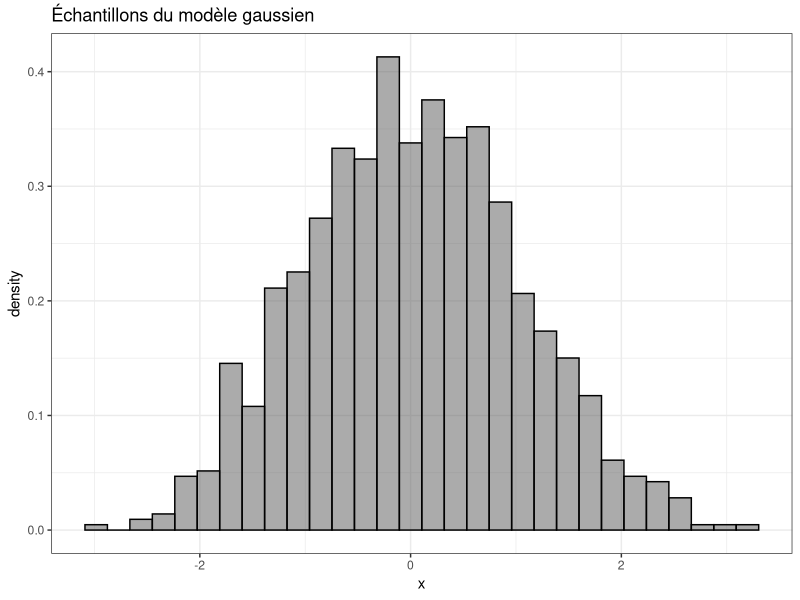

Recreate this plot in R.
# exo 1
library(tidyverse, quietly = TRUE)
N = 10000000
samples <- data.frame(x=runif(N, 0, 1), y=runif(N, 0, 1))
samples <- samples %>% 
  mutate(
    circle = if_else(x**2 + y**2 < 1, 'in', 'out')
  )
head(samples)
subset(samples, circle=="in")
count( subset(samples, circle=="in"))/count(samples)*4


#exo 2 

#Question 1 : Soit une loi normale N(0,1), tracer un histogramme pour un échantillon de taille 1000.

X <- data.frame(samples=rnorm(1000, 0, 1))
ggplot(data=X,mapping = aes(x = samples,y = ..density..)) + 
  geom_histogram(alpha = 0.5, color ='black',position = 'identity', bins = 30) +
  labs(title = 'Échantillons du modèle gaussien') +
  theme_bw() +
  xlab('x') +
  theme(legend.title = element_blank())

#Question 2 : En vous appuyant sur l’échantillon précédent, calculer son espérance empirique, sa variance (avec et sans biais). La fonction R var est-elle avec ou sans biais (justifiez) ?

# esperance empirique 



 X <- data.frame(samples=rnorm(10, 0, 1))
my_variance <- function(s, unbiased=TRUE) {
  mu = mean(s);
  normalization = 1
  if (unbiased == TRUE) {
    normalization = (nrow(X) - 1) / nrow(X)
  }
  mean((s-mu)**2) / normalization
}

print 
print(paste('Moyenne empirique:', mean(X$samples)))
print(paste('Ma variance:', my_variance(X$samples)))
print(paste('Ma variance (biaisée):', my_variance(X$samples, unbiased=FALSE)))
print(paste('Variance R:', var(X$samples)))
print(paste('excrat variance biais /sans biais',(var(X$samples)-my_variance(X$samples, unbiased=FALSE))/var(X$samples)*100,'%'))

#question 3 : Via notre échantillon, estimer la probabilité de |X|>2.

X <- data.frame(samples=rnorm(10, 0, 1))









